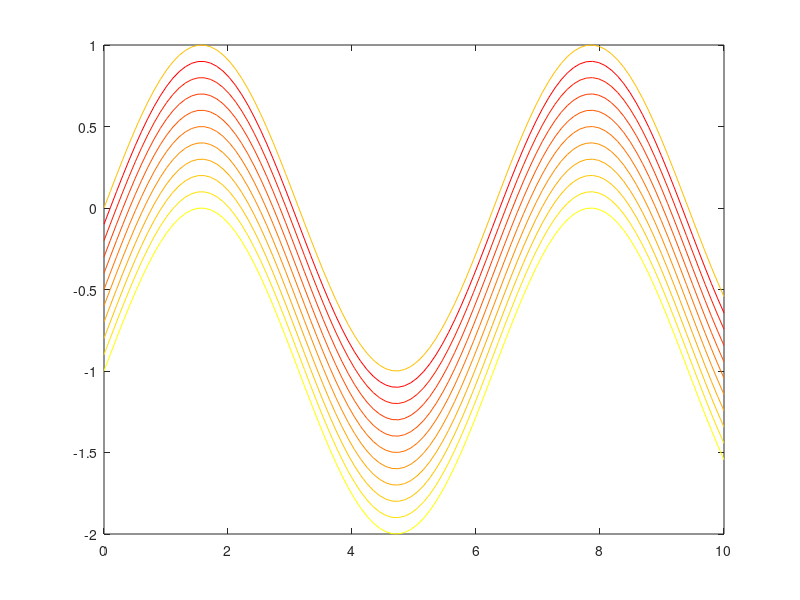

MATLAB code to generate this figure:
%% Clean up
close all; clear; clc;


%% Creating color array
x = linspace(0,10,100);
y = sin(x);
colorCell = cell(10,1);
greenValues = linspace(0,1,10);

for i = 1:length(colorCell)
   colorCell{i} = [1 0.75 - greenValues(i) 0];    
end

figure();
plot(x,y,'color',colorCell{1})
hold on
for i = 1:length(greenValues)
    plot(x, y-0.1*i, 'color', [1 greenValues(i) 0]);    
end